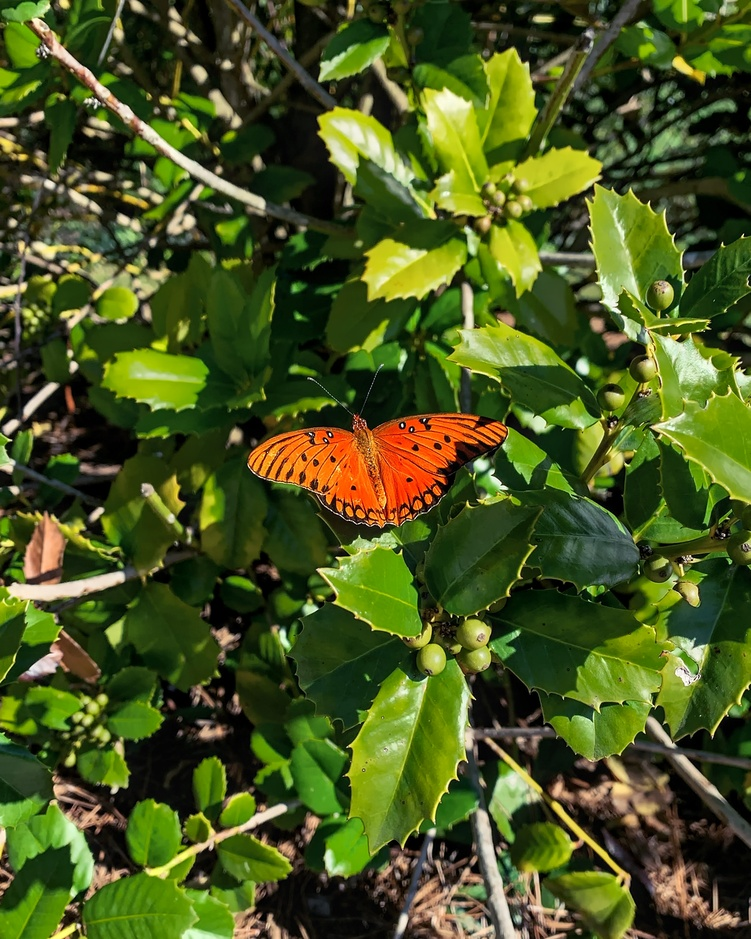
#> input picture images/image2.jpg, 751 x 939 px, shrunk from 1080 x 1350 before the run, found by its file name
$ jupyter execute --allow-errors 'Image_Enhancer_w_rSVD - PIL Backup.ipynb'
#> lines starting #> are read from the running program, lines starting #| are printed output that depends on the picture; after the words box and inside, x2 and y2 are one past the last pixel; in counts of white or black regions, pixels touching at a corner belong together
[cell 1]
import matplotlib.pyplot as plt
from matplotlib.image import imread
import numpy as np
import os
import scipy.io
from PIL import Image
import cv2

#!pip install scikit-image
from skimage import color
from skimage import io

plt.rcParams['figure.figsize'] = [8, 8]
plt.rcParams.update({'font.size': 18})

[cell 2]
img0 = io.imread('image2.jpg')
#> img0 is the input picture: shape (939, 751, 3); mean R, G, B 73, 86.5, 31.8
img1 = img0
#img1 = color.rgb2gray(img0).astype(float)

plt.imshow(img1)
np.shape(img1)
#> Out = (939, 751, 3)

[cell 3]
def enhance(X, reps):

#> called with reps = 3
    Y = np.repeat(X, repeats= reps, axis=0)
    Z = np.repeat(Y, repeats= reps, axis=1)
    return(Z)

[cell 4]
P = enhance(img1,3)
plt.imshow(P)

[cell 5]
# Define randomized SVD function
def rSVD(X, r, q, p):
    # Step 1: Sample column space of X with P matrix
#> called with r = 250, q = 1, p = 5
    ny = X.shape[1]
#> ny = 751
    P = np.random.randn(ny, r+p)
    Z = X @ P
#> Z: shape (939, 255) float64
    for k in range(q):
        Z = X @ (X.T @ Z)

    Q, R = np.linalg.qr(Z, mode='reduced')

    # Step 2: Compute SVD on projected Y = Q.T @ X
    Y = Q.T @ X
#> Y: shape (255, 751) float64
    UY, S, VT = np.linalg.svd(Y, full_matrices=0)
#> S = 255 values, max 55325.5 at index 0, min 297.4 at index 254, mean 1892.2
    U = Q @ UY

    return U, S, VT

[cell 6]
A = img0
X = np.mean(A, axis=2)  # Convert RGB -> grayscale

r = 250  # Target rank
q = 1   # Power iterations
p = 5   # Oversampling parameter

rU, rS, rVT = rSVD(X, r, q, p)
#> rS has the same summary as S in rSVD

[cell 7]
## Reconstruction
XrSVD = rU[:, :(r+1)] @ np.diag(rS[:(r+1)]
                                ) @ rVT[:(r+1), :]  # SVD approximation
errSVD = np.linalg.norm(X-XrSVD, ord=2) / np.linalg.norm(X, ord=2)
#> errSVD = 0.00918

[cell 8]
plt.set_cmap('gray')
plt.imshow(XrSVD)

[cell 9]
im = Image.open('image2.jpg')
im1 = Image.Image.split(im)

im1_red = np.asmatrix(im1[0])
im1_green = np.asmatrix(im1[1])
im1_blue = np.asmatrix(im1[2])
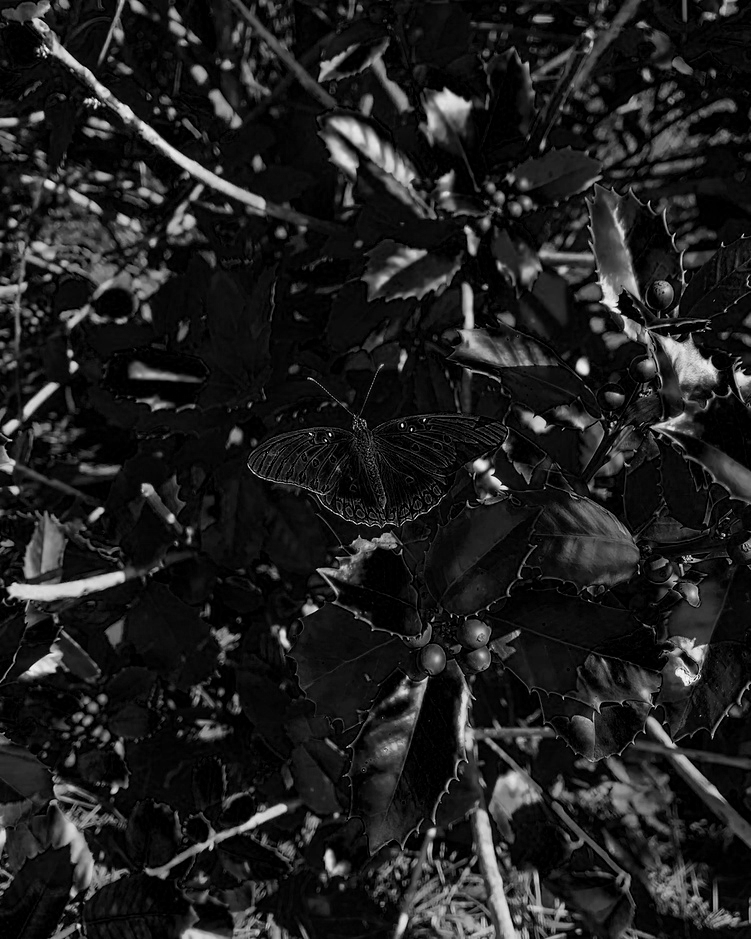
#> im1_blue: shape (939, 751); min 0, max 255, mean 31.8

[cell 10]
A = img0
X = np.mean(A, axis=2)  # Convert RGB -> grayscale

r = 250  # Target rank
q = 1   # Power iterations
p = 5   # Oversampling parameter

rU1, rS1, rVT1 = rSVD(im1_red, r, q, p)
#> call 2 of rSVD, with r = 250, q = 1, p = 5
#> in rSVD (call 2), `UY, S, VT = np.linalg.svd(Y, full_matrices=0)`:
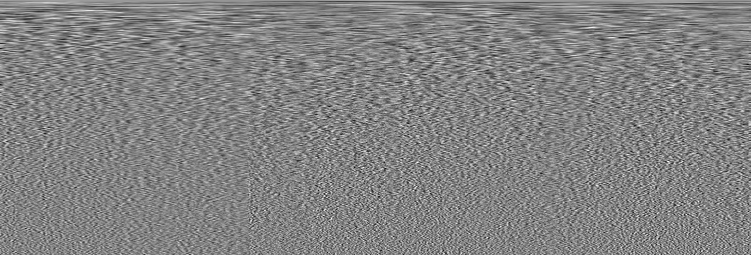
#> VT: shape (255, 751) float64; min -0.178, max 0.169, mean 0.000103; drawn with min black and max white
#> in rSVD (call 2), `UY, S, VT = np.linalg.svd(Y, full_matrices=0)`: S = 255 values, max 64199.3 at index 0, min 316.7 at index 254, mean 2213.9
#> rS1 has the same summary as S in rSVD
rU2, rS2, rVT2 = rSVD(im1_green, r, q, p)
#> call 3 of rSVD, with r = 250, q = 1, p = 5
#> in rSVD (call 3), `UY, S, VT = np.linalg.svd(Y, full_matrices=0)`:
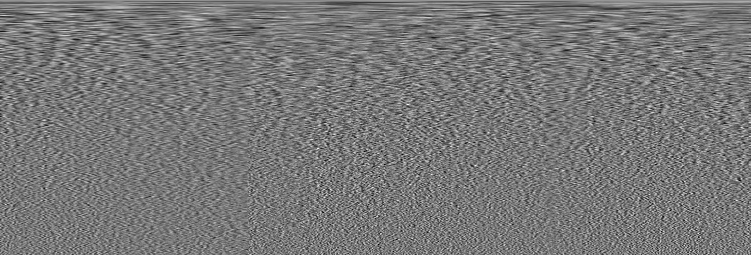
#> VT: shape (255, 751) float64; min -0.164, max 0.184, mean 0.000163; drawn with min black and max white
#> in rSVD (call 3), `UY, S, VT = np.linalg.svd(Y, full_matrices=0)`: S = 255 values, max 74498.2 at index 0, min 324.8 at index 254, mean 2184.8
#> in rSVD (call 3), `U = Q @ UY`:
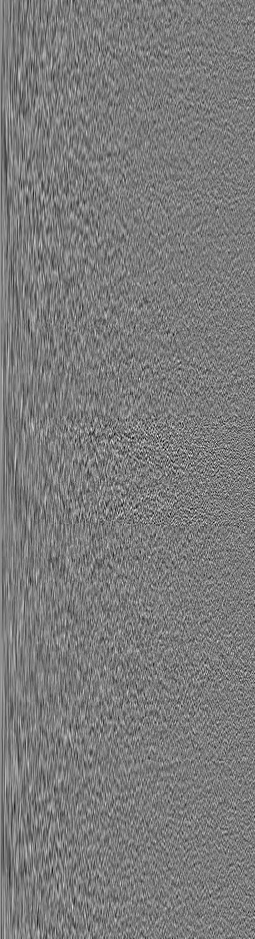
#> U: shape (939, 255) float64; min -0.179, max 0.191, mean 0.000108; drawn with min black and max white
#> rS2 has the same summary as S in rSVD
rU3, rS3, rVT3 = rSVD(im1_blue, r, q, p)
#> call 4 of rSVD, with r = 250, q = 1, p = 5
#> the loop in rSVD (call 4), `for k in range(q):` made 1 pass
#> pass 1, in rSVD (call 4), `Z = X @ (X.T @ Z)`:
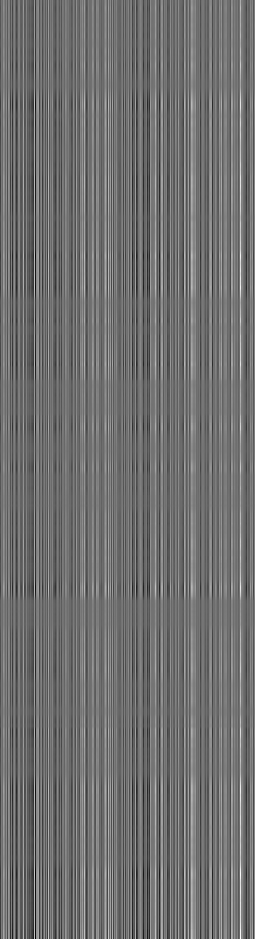
#> Z: shape (939, 255) float64; min -3.56e+12, max 4.57e+12, mean -148390648; drawn with min black and max white
#> in rSVD (call 4), `Y = Q.T @ X`:
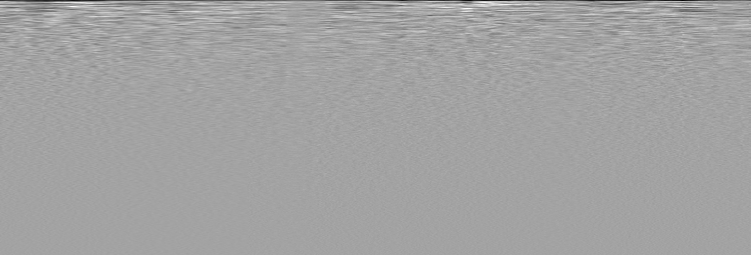
#> Y: shape (255, 751) float64; min -1691.9, max 954.2, mean -4; drawn with min black and max white
#> in rSVD (call 4), `UY, S, VT = np.linalg.svd(Y, full_matrices=0)`:
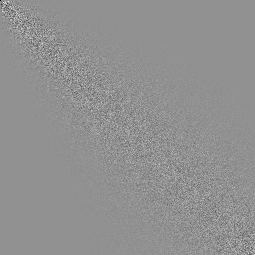
#> UY: shape (255, 255) float64; min -1, max 0.755, mean -5.17e-05; drawn with min black and max white
#> in rSVD (call 4), `UY, S, VT = np.linalg.svd(Y, full_matrices=0)`:
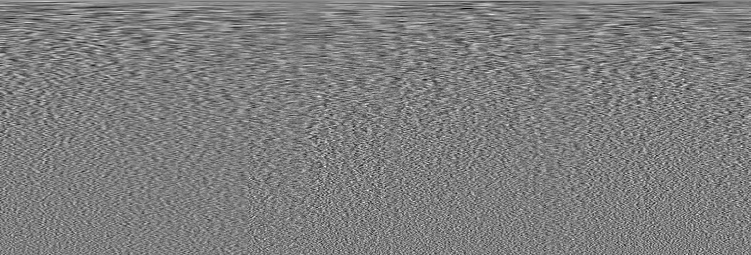
#> VT: shape (255, 751) float64; min -0.187, max 0.19, mean 0.000222; drawn with min black and max white
#> in rSVD (call 4), `UY, S, VT = np.linalg.svd(Y, full_matrices=0)`: S = 255 values, max 28499.9 at index 0, min 294.5 at index 254, mean 1549.1
#> in rSVD (call 4), `U = Q @ UY`:
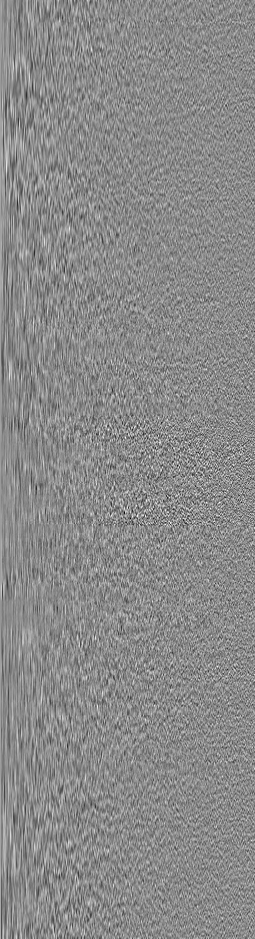
#> U: shape (939, 255) float64; min -0.199, max 0.168, mean 0.000168; drawn with min black and max white
#> rS3 has the same summary as S in rSVD

XrSVD1 = rU1[:, :(r+1)] @ np.diag(rS1[:(r+1)]
                                ) @ rVT1[:(r+1), :]

XrSVD2 = rU2[:, :(r+1)] @ np.diag(rS2[:(r+1)]
                                ) @ rVT2[:(r+1), :]

XrSVD3 = rU3[:, :(r+1)] @ np.diag(rS3[:(r+1)]
                                  ) @ rVT3[:(r+1), :]

[cell 11]
fig, axs = plt.subplots(1, 3)

plt.set_cmap('gray')
axs[0].imshow(XrSVD1)
axs[1].imshow(XrSVD2)
axs[2].imshow(XrSVD3)

plt.show()

[cell 12]
type(XrSVD1)

[cell 13]
XrSVD1_im = Image.fromarray(XrSVD1)
XrSVD2_im = Image.fromarray(XrSVD2)
XrSVD3_im = Image.fromarray(XrSVD3, 'RGB')
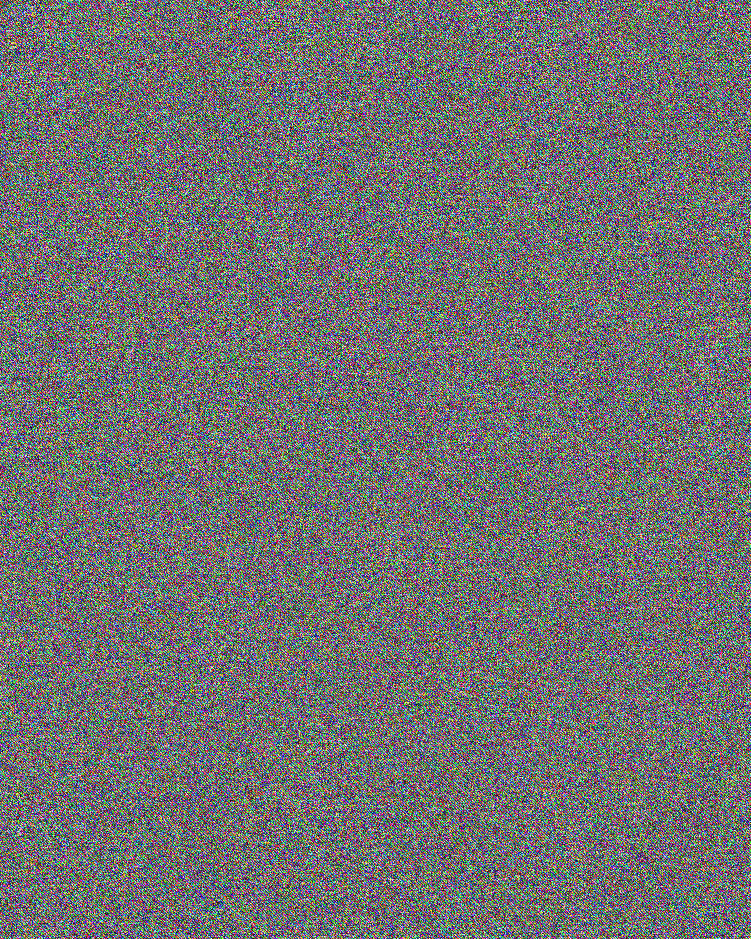
#> XrSVD3_im: PIL image 751x939 RGB; mean R, G, B 112.8, 112.7, 112.8

#> (the rest of this cell did not finish here and is left out)

$ run again, with images/image0.jpg copied over images/image2.jpg
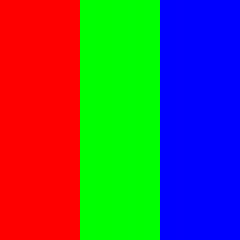
#> input picture images/image0.jpg, 30 x 30 px, found by its file name (shown 8 times larger)
#> img0 is the input picture: shape (30, 30, 3); mean R, G, B 84.7, 85, 84.8
#> S = 30 values, max 2545.3 at index 0, min 3.19e-14 at index 29, mean 84.84
#> rS has the same summary as S in rSVD
#> errSVD = 5.12e-16
#> `im1_green = np.asmatrix(im1[1])`:
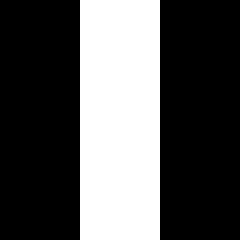
#> im1_green: shape (30, 30) (shown 8 times larger); 33.3% white; 1 white region, box (x1, y1, x2, y2) and area: (10, 0, 20, 30) 300
#> rS1 = 30 values, max 4399.4 at index 0, min 1.32e-13 at index 29, mean 146.6
#> rS2 = 30 values, max 4416.7 at index 0, min 1.69e-28 at index 29, mean 147.2
#> rS3 = 30 values, max 4399.4 at index 0, min 1.92e-28 at index 29, mean 146.6
#> `XrSVD3_im = Image.fromarray(XrSVD3, 'RGB')`:
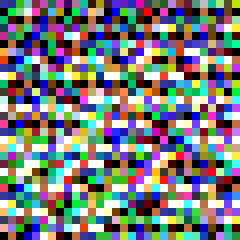
#> XrSVD3_im: PIL image 30x30 RGB (shown 8 times larger); mean R, G, B 118.3, 122.6, 122.6

$ run again, with images/image1.jpg copied over images/image2.jpg
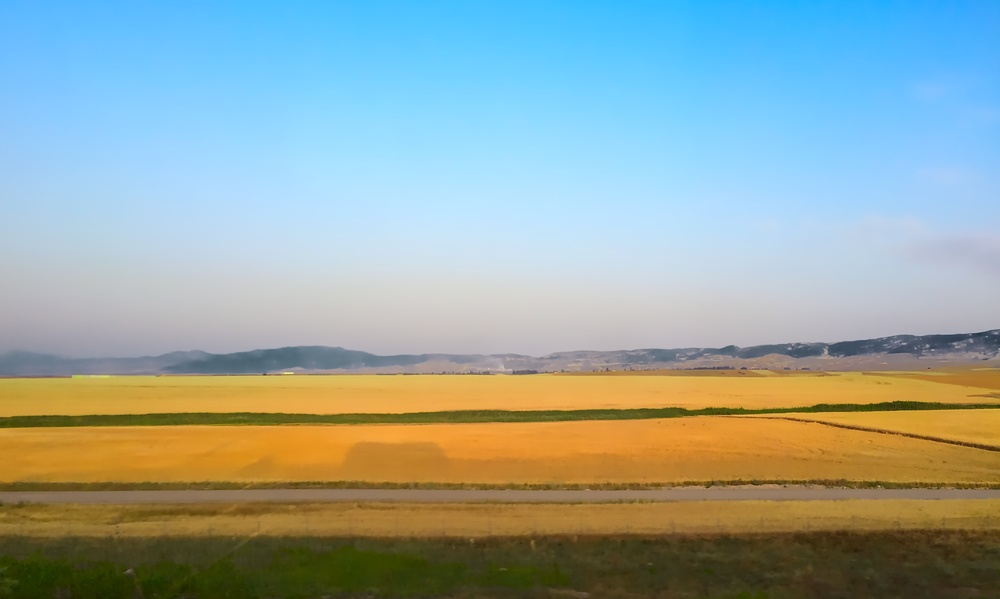
#> input picture images/image1.jpg, 1000 x 599 px, shrunk from 3233 x 1935 before the run, found by its file name
#> img0 is the input picture: shape (599, 1000, 3); mean R, G, B 149.7, 166.3, 160.7
#> S = 255 values, max 129943.3 at index 0, min 14.48 at index 254, mean 726.8
#> rS has the same summary as S in rSVD
#> errSVD = 0.000183
#> rS1 = 255 values, max 122153.6 at index 0, min 19.91 at index 254, mean 751.4
#> rS2 = 255 values, max 134948.3 at index 0, min 16.47 at index 254, mean 745.1
#> rS3 = 255 values, max 144699.8 at index 0, min 18.36 at index 254, mean 767.7
#> `XrSVD3_im = Image.fromarray(XrSVD3, 'RGB')`:
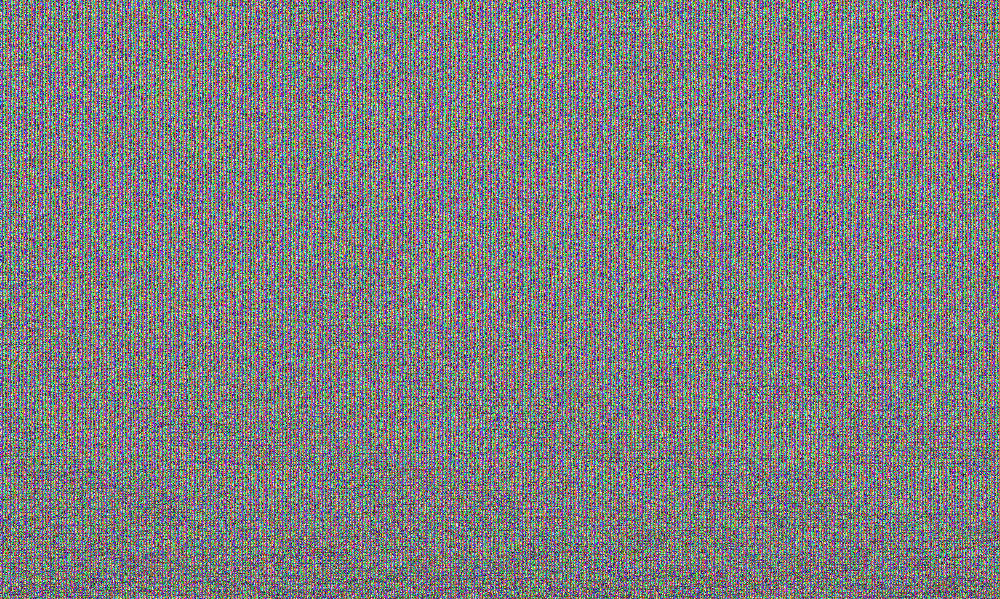
#> XrSVD3_im: PIL image 1000x599 RGB; mean R, G, B 126.4, 126.3, 126.5
